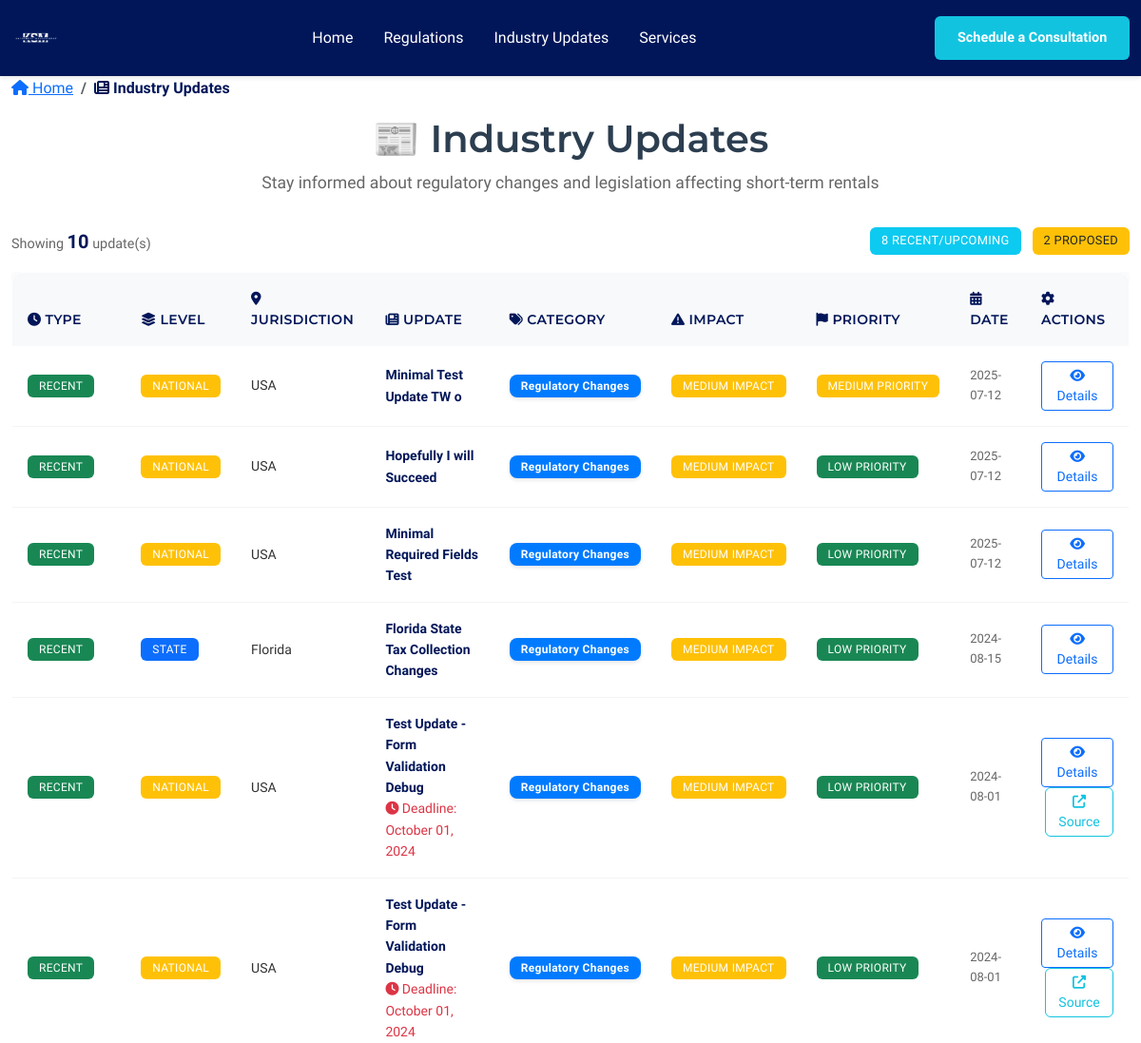
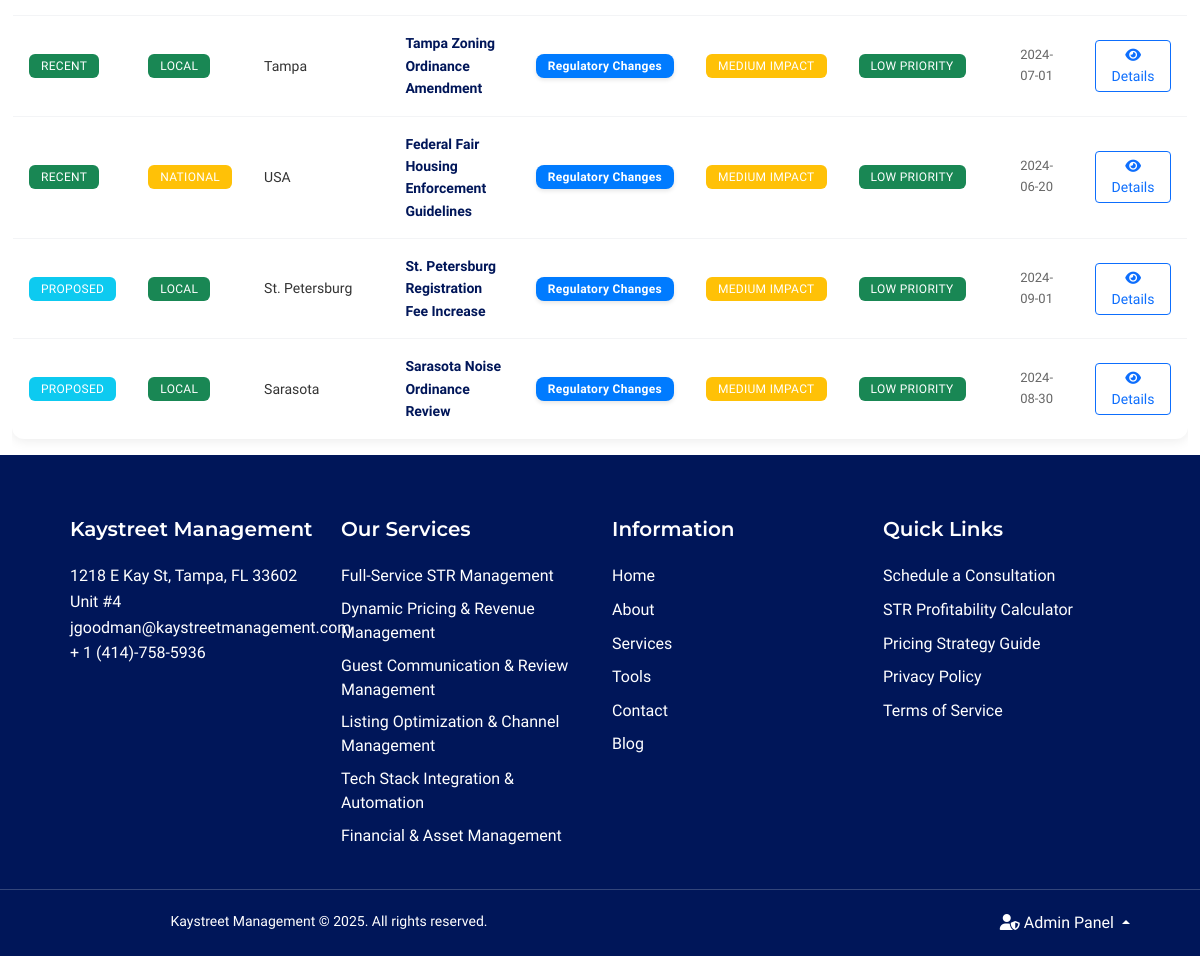
/updates (signed in), run on the app's committed database (2 pictures, top to bottom).
### models.py (models this page shows, shortened)
class Update(db.Model):
    id = db.Column(db.Integer, primary_key=True)
    title = db.Column(db.String(200), nullable=False, index=True)  # Often searched
    description = db.Column(db.Text, nullable=False)
    jurisdiction_affected = db.Column(db.String(100), nullable=False, index=True)  # Often filtered
    jurisdiction_level = db.Column(db.String(20), nullable=False, default='Local', index=True)  # Often filtered
    update_date = db.Column(db.Date, nullable=False, index=True)  # Often sorted
    status = db.Column(db.String(20), nullable=False, index=True)  # Often filtered - Recent, Upcoming, Proposed
    category = db.Column(db.String(50), nullable=False, default='Regulatory Changes', index=True)  # Often filtered
    impact_level = db.Column(db.String(10), nullable=False, default='Medium', index=True)  # Often filtered
    effective_date = db.Column(db.Date, nullable=True, index=True)  # Often sorted
    deadline_date = db.Column(db.Date, nullable=True, index=True)  # Often sorted
    action_required = db.Column(db.Boolean, default=False)  # Whether action is required
    action_description = db.Column(db.Text, nullable=True)  # Description of required action
    property_types = db.Column(db.String(100), nullable=False, default='Both')  # Residential, Commercial, Both
    related_regulation_ids = db.Column(db.Text, nullable=True)  # Comma-separated IDs of related regulations
    tags = db.Column(db.Text, nullable=True)  # Comma-separated tags for better categorization
    source_url = db.Column(db.String(500), nullable=True)  # Official source URL
    priority = db.Column(db.Integer, default=3, index=True)  # Often sorted - 1=High, 2=Medium, 3=Low
    expected_decision_date = db.Column(db.Date, nullable=True, index=True)  # Often sorted
    potential_impact = db.Column(db.Text, nullable=True)  # Impact assessment for proposed changes
    decision_status = db.Column(db.String(20), nullable=True, index=True)  # Often filtered
    change_type = db.Column(db.String(20), nullable=False, default='Recent', index=True)  # Often filtered
    compliance_deadline = db.Column(db.Date, nullable=True, index=True)  # Often sorted
    affected_operators = db.Column(db.Text, nullable=True)  # Description of which operators are affected
    summary = db.Column(db.Text, nullable=True)  # Brief summary for the Summary section
    full_text = db.Column(db.Text, nullable=True)  # Full detailed text of the update
    compliance_requirements = db.Column(db.Text, nullable=True)  # Specific compliance requirements
    implementation_timeline = db.Column(db.Text, nullable=True)  # Timeline for implementation
    official_sources = db.Column(db.Text, nullable=True)  # Official sources and references
    expert_analysis = db.Column(db.Text, nullable=True)  # Kaystreet Management's interpretation
    kaystreet_commitment = db.Column(db.Text, nullable=True)  # Kaystreet Management's commitment statement
    created_at = db.Column(db.DateTime, default=datetime.utcnow, index=True)
    updated_at = db.Column(db.DateTime, default=datetime.utcnow, onupdate=datetime.utcnow)

### app/blueprints/main.py (the view)
@main_bp.route('/updates')
def updates():
    try:
        recent_upcoming_updates = UpdateService.get_recent_upcoming_updates({})
        proposed_updates = UpdateService.get_proposed_updates({})
        user_session = UserInteractionService.get_user_session()
        all_update_ids = [u.id for u in recent_upcoming_updates + proposed_updates]
        update_interactions = UserInteractionService.get_user_interactions(all_update_ids, user_session)
        recent_upcoming_count = len(recent_upcoming_updates)
        proposed_count = len(proposed_updates)
        total_count = recent_upcoming_count + proposed_count
        return render_template('updates.html',
                             recent_upcoming_updates=recent_upcoming_updates,
                             proposed_updates=proposed_updates,
                             recent_upcoming_count=recent_upcoming_count,
                             proposed_count=proposed_count,
                             total_count=total_count,
                             update_interactions=update_interactions)
    except Exception as e:
        logger.error(f"Error loading updates: {str(e)}", exc_info=True)
        public_flash('Error loading updates. Please try again later.', 'error')
        return render_template('updates.html',
                             recent_upcoming_updates=[],
                             proposed_updates=[],
                             recent_upcoming_count=0,
                             proposed_count=0,
                             total_count=0,
                             update_interactions={})

### templates/updates.html (shortened to what this page needs)
{% extends "base.html" %}
{% block content %}
<div class="container-fluid">
    <nav aria-label="breadcrumb" class="mb-3">
        <ol class="breadcrumb">
            <li class="breadcrumb-item">
                <a href="{{ url_for('main.index') }}"><i class="fas fa-home"></i> Home</a>
            </li>
            <li class="breadcrumb-item active" aria-current="page">
                <i class="fas fa-newspaper"></i> Industry Updates
            </li>
        </ol>
    </nav>
    <div class="text-center mb-4">
        <h1 class="regulations-title">📰 Industry Updates</h1>
        <p class="regulations-subtitle text-muted">
            Stay informed about regulatory changes and legislation affecting short-term rentals
        </p>
    </div>
    <div class="d-flex justify-content-between align-items-center mb-3">
        <div class="results-count">
            <span class="text-muted">Showing</span>
            <strong>{{ total_count }}</strong>
            <span class="text-muted">update(s)</span>
        </div>
        <div class="section-summary">
            <span class="badge bg-info me-2">{{ recent_upcoming_count }} Recent/Upcoming</span>
            <span class="badge bg-warning text-dark">{{ proposed_count }} Proposed</span>
        </div>
    </div>
    <div class="regulations-container">
        <div class="table-view">
            <div class="table-responsive">
                <table class="table table-hover regulations-table">
                    <thead class="table-light">
                        <tr>
                            <th>
                                <i class="fas fa-clock"></i> Type
                            </th>
                            <th>
                                <i class="fas fa-layer-group"></i> Level
                            </th>
                            <th>
                                <i class="fas fa-map-marker-alt"></i> Jurisdiction
                            </th>
                            <th>
                                <i class="fas fa-newspaper"></i> Update
                            </th>
                            <th>
                                <i class="fas fa-tags"></i> Category
                            </th>
                            <th>
                                <i class="fas fa-exclamation-triangle"></i> Impact
                            </th>
                            <th>
                                <i class="fas fa-flag"></i> Priority
                            </th>
                            <th>
                                <i class="fas fa-calendar-alt"></i> Date
                            </th>
                            <th>
                                <i class="fas fa-cog"></i> Actions
                            </th>
                        </tr>
                    </thead>
                    <tbody>
                        {% for update in recent_upcoming_updates %}
                        <tr class="regulation-row" data-update-id="{{ update.id }}">
                            <td>
                                <span class="badge bg-{{ 'success' if update.change_type == 'Recent' else 'warning' }}">
                                    {{ update.change_type }}
                                </span>
                            </td>
                            <td>
                                <span class="badge bg-{{ 'success' if update.jurisdiction_level == 'Local' else 'primary' if update.jurisdiction_level == 'State' else 'warning' }}">
                                    {{ update.jurisdiction_level }}
                                </span>
                            </td>
                            <td class="jurisdiction-cell">
                                {{ update.jurisdiction_affected }}
                            </td>
                            <td class="title-cell">
                                <a href="{{ url_for('main.update_detail', update_id=update.id) }}"
                                   class="regulation-title-link text-decoration-none">
                                    {{ update.title }}
                                </a>
                                {% if update.compliance_deadline %}
                                <br><small class="text-danger">
                                    <i class="fas fa-clock"></i> Deadline: {{ update.compliance_deadline.strftime('%B %d, %Y') }}
                                </small>
                                {% endif %}
                            </td>
                            <td>
                                <span class="badge category-badge category-{{ update.category.lower().replace(' ', '-') }}">
                                    {{ update.category }}
                                </span>
                            </td>
                            <td>
                                <span class="badge bg-{{ 'danger' if update.impact_level == 'High' else 'warning' if update.impact_level == 'Medium' else 'success' }}">
                                    {{ update.impact_level }} Impact
                                </span>
                            </td>
                            <td>
                                <span class="badge bg-{{ 'danger' if update.priority == 1 else 'warning' if update.priority == 2 else 'success' }}">
                                    {% if update.priority == 1 %}High Priority
                                    {% elif update.priority == 2 %}Medium Priority
                                    {% else %}Low Priority{% endif %}
                                </span>
                            </td>
                            <td class="date-cell">
                                {% if update.effective_date %}
                                    {{ update.effective_date.strftime('%Y-%m-%d') }}
                                {% else %}
                                    {{ update.update_date.strftime('%Y-%m-%d') }}
                                {% endif %}
                            </td>
                            <td>
                                <a href="{{ url_for('main.update_detail', update_id=update.id) }}"
                                   class="btn btn-sm btn-outline-primary">
                                    <i class="fas fa-eye"></i> Details
                                </a>
                                {% if update.source_url %}
                                <a href="{{ update.source_url }}" target="_blank"
                                   class="btn btn-sm btn-outline-secondary ms-1">
                                    <i class="fas fa-external-link-alt"></i> Source
                                </a>
                                {% endif %}
                            </td>
                        </tr>
                        {% endfor %}
                        {% for update in proposed_updates %}
                        <tr class="regulation-row" data-update-id="{{ update.id }}">
                            <td>
                                <span class="badge bg-info">Proposed</span>
                            </td>
                            <td>
                                <span class="badge bg-{{ 'success' if update.jurisdiction_level == 'Local' else 'primary' if update.jurisdiction_level == 'State' else 'warning' }}">
                                    {{ update.jurisdiction_level }}
                                </span>
                            </td>
                            <td class="jurisdiction-cell">
                                {{ update.jurisdiction_affected }}
                            </td>
                            <td class="title-cell">
                                <a href="{{ url_for('main.update_detail', update_id=update.id) }}"
                                   class="regulation-title-link text-decoration-none">
                                    {{ update.title }}
                                </a>
                            </td>
                            <td>
                                <span class="badge category-badge category-{{ update.category.lower().replace(' ', '-') }}">
                                    {{ update.category }}
                                </span>
                            </td>
                            <td>
                                <span class="badge bg-{{ 'danger' if update.impact_level == 'High' else 'warning' if update.impact_level == 'Medium' else 'success' }}">
                                    {{ update.impact_level }} Impact
                                </span>
                            </td>
                            <td>
                                <span class="badge bg-{{ 'danger' if update.priority == 1 else 'warning' if update.priority == 2 else 'success' }}">
                                    {% if update.priority == 1 %}High Priority
                                    {% elif update.priority == 2 %}Medium Priority
                                    {% else %}Low Priority{% endif %}
                                </span>
                            </td>
                            <td class="date-cell">
                                {% if update.expected_decision_date %}
                                    {{ update.expected_decision_date.strftime('%Y-%m-%d') }}
                                {% else %}
                                    {{ update.update_date.strftime('%Y-%m-%d') }}
                                {% endif %}
                            </td>
                            <td>
                                <a href="{{ url_for('main.update_detail', update_id=update.id) }}"
                                   class="btn btn-sm btn-outline-primary">
                                    <i class="fas fa-eye"></i> Details
                                </a>
                            </td>
                        </tr>
                        {% endfor %}
                    </tbody>
                </table>
            </div>
        </div>
    </div>
</div>
{% endblock %}

### data on the page
Update: change_type "RECENT", jurisdiction_level "NATIONAL", jurisdiction_affected "USA", title "Minimal Test Update TW o", category "Regulatory Changes", impact_level "MEDIUM", priority "MEDIUM PRIORITY", update_date "2025-07-12"
Update: change_type "RECENT", jurisdiction_level "NATIONAL", jurisdiction_affected "USA", title "Hopefully I will Succeed", category "Regulatory Changes", impact_level "MEDIUM", priority "LOW PRIORITY", update_date "2025-07-12"
Update: change_type "RECENT", jurisdiction_level "NATIONAL", jurisdiction_affected "USA", title "Minimal Required Fields Test", category "Regulatory Changes", impact_level "MEDIUM", priority "LOW PRIORITY", update_date "2025-07-12"
Update: change_type "RECENT", jurisdiction_level "STATE", jurisdiction_affected "Florida", title "Florida State Tax Collection Changes", category "Regulatory Changes", impact_level "MEDIUM", priority "LOW PRIORITY", update_date "2024-08-15"
Update: change_type "RECENT", jurisdiction_level "NATIONAL", jurisdiction_affected "USA", title "Test Update - Form Validation Debug", compliance_deadline "October 01, 2024", category "Regulatory Changes", impact_level "MEDIUM", priority "LOW PRIORITY", effective_date "2024-08-01"
Update: change_type "RECENT", jurisdiction_level "NATIONAL", jurisdiction_affected "USA", title "Test Update - Form Validation Debug", compliance_deadline "October 01, 2024", category "Regulatory Changes", impact_level "MEDIUM", priority "LOW PRIORITY", effective_date "2024-08-01"
Update: change_type "RECENT", jurisdiction_level "LOCAL", jurisdiction_affected "Tampa", title "Tampa Zoning Ordinance Amendment", category "Regulatory Changes", impact_level "MEDIUM", priority "LOW PRIORITY", update_date "2024-07-01"
Update: change_type "RECENT", jurisdiction_level "NATIONAL", jurisdiction_affected "USA", title "Federal Fair Housing Enforcement Guidelines", category "Regulatory Changes", impact_level "MEDIUM", priority "LOW PRIORITY", update_date "2024-06-20"
Update: jurisdiction_level "LOCAL", jurisdiction_affected "St. Petersburg", title "St. Petersburg Registration Fee Increase", category "Regulatory Changes", impact_level "MEDIUM", priority "LOW PRIORITY", update_date "2024-09-01"
Update: jurisdiction_level "LOCAL", jurisdiction_affected "Sarasota", title "Sarasota Noise Ordinance Review", category "Regulatory Changes", impact_level "MEDIUM", priority "LOW PRIORITY", update_date "2024-08-30"

### other printed values
{{ total_count }} "10"
{{ recent_upcoming_count }} "8"
{{ proposed_count }} "2"
